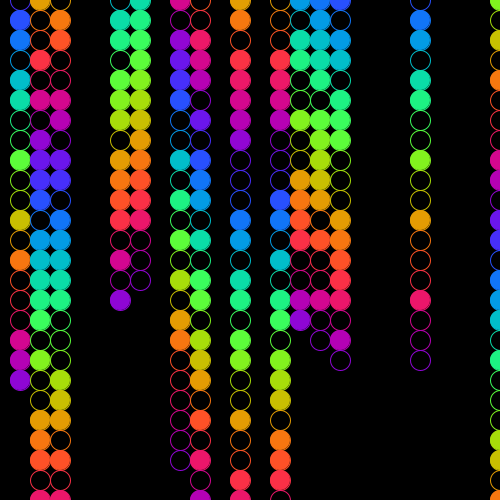
Frame 1 (no input)
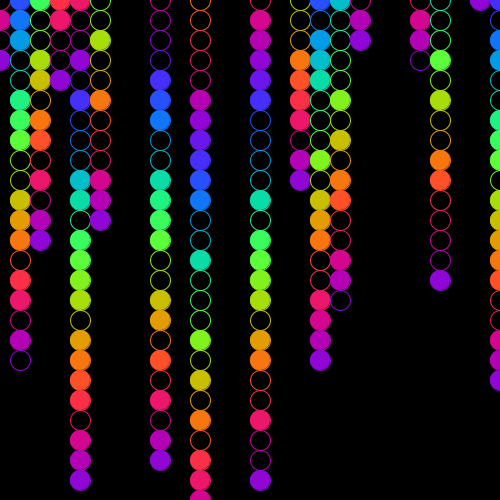
Frame 60 (the mouse pressed at the canvas centre just before this capture)
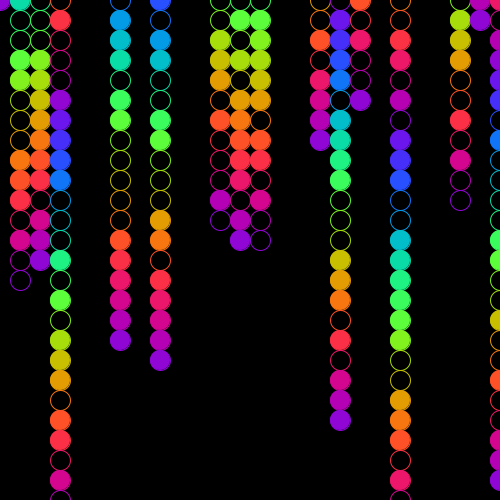
Frame 120 (the mouse held since frame 60 and released just before this capture)

The Processing sketch that drew these frames (run headless with seeded random() and noise(); from frame 60 on, the mouse is pressed at the canvas centre):

// Processing sketch: processing_67091
// ── processing_67091.pde

int count = 0;
void setup(){
  size(500,500);
  background(0);
}

void draw(){
if(count% 15 ==0){
  background(0);
  int xCount = 0;
while(xCount<520){
  int yCount = 0;
  float frequency = .3;
  int i = (int)(random(50)); 
  while(yCount<520&& i<32){
   float red   = (float)(Math.sin(frequency*i + 0) * 127 + 128);
   float green = (float)(Math.sin(frequency*i + 2) * 127 + 128);
   float blue  = (float)(Math.sin(frequency*i + 4) * 127 + 128);
   stroke(red,green,blue);
   int test= (int)(random(10));
if(test%3==0){
noFill();
}
else{
  fill(red,green,blue);
}
   ellipse(xCount,yCount,20,20);
yCount= yCount+20;
i++;
  }
xCount= xCount+20;
}
count++;
}
else{
count++;
}
}
